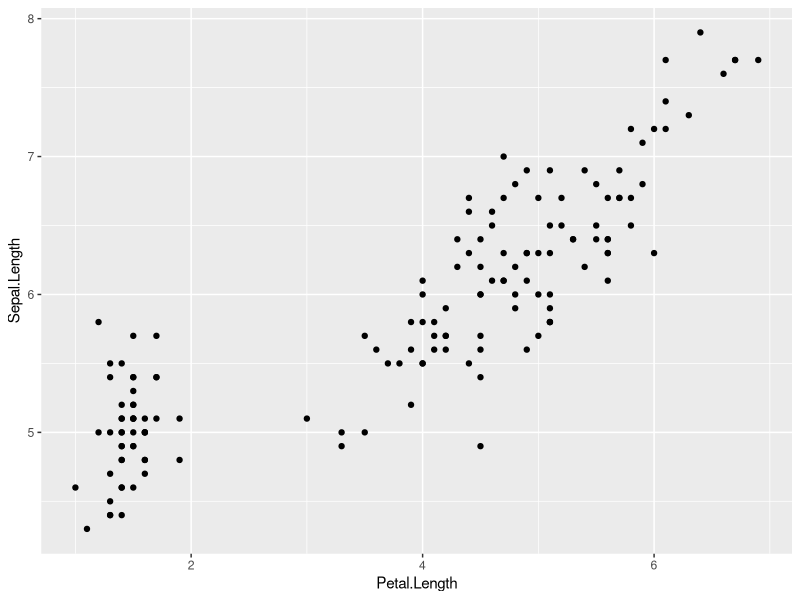
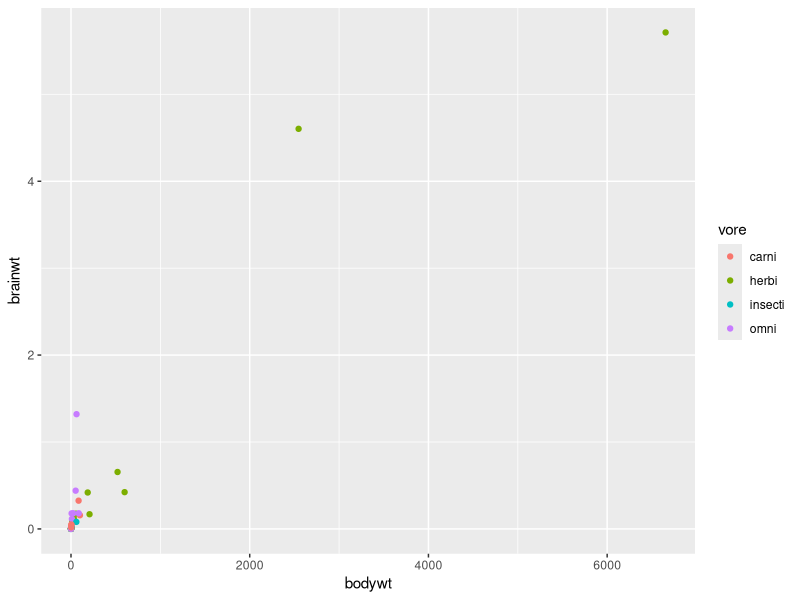

The R source for these figures, in order:
## ---- chunk 1
library(tidyverse)
## ---- chunk 2
Name <- c("Pipit", "Lynx", "Jet")
Breed <- c("Ragamuffin", "American Shorthair", "Egyptian Mau")
Color <- c("Gray", "Lynx-point tabby", "Black")
Personality <- c("Spoiled rotten", "Spoiled rotten", "Spoiled rotten")
cats <- tibble(Name, Breed, Color, Personality)
cats
## ---- chunk 3
cat("This is one line.\nThis is a new line.")
## ---- chunk 4
dat <- "aa111xx\nbb222yy\ncc333zz"
cat(dat)
## ---- chunk 5
read_fwf(dat, fwf_widths(c(2, 3, 2)))
## ---- chunk 6
start_pos <- c(1, 3, 6)
stop_pos <- c(2, 5, 7)
read_fwf(dat, fwf_positions(start_pos, stop_pos))
## ---- chunk 7
widths <- c(2, 3, 2)
names <- c("Var1", "Var2", "Var3")
read_fwf(dat, fwf_widths(widths,
                         col_names = names))
## ---- chunk 8
iris %>% 
  ggplot() +
  geom_point(aes(x = Petal.Length,
                 y = Sepal.Length))
## ---- chunk 9
msleep %>% 
  select(bodywt, brainwt, vore) %>% 
  drop_na() %>% 
  ggplot() +
  geom_point(aes(x = bodywt,
                 y = brainwt,
                 color = vore))
## ---- chunk 10
species <- c("Pasi","Lebi","Csexg","Cunip","Pasi","Lebi","Csexg","Cunip","Pasi","Lebi","Csexg","Cunip")
habitat <- c("sand","sand","sand","sand","brush","brush","brush","brush","woods","woods","woods","woods")
`2012` <- c(0,10,130,0,403,0,0,0,0,106,0,190)
`2013` <- c(0,12,21,0,278,114,0,0,0,160,10,130)
`2014` <- c(0,0,8,1,369,60,0,0,0,10,0,240)

beetles <- tibble(species, habitat, `2012`, `2013`, `2014`)
## ---- chunk 11
beetles 
## ---- chunk 12
beetles_tidy <- beetles %>% 
  pivot_longer(`2012`:`2014`,
               names_to = "year",
               values_to = "abundance")

beetles_tidy
## ---- chunk 13
plot <- c(2,2,2,3,3,3,3,3,1,1,1,1)
sample <- c(3,6,7,1,2,3,7,10,1,3,6,10)
Pasi <- c(1,1,1,0,1,1,0,1,1,1,1,1)
Lebi <- c(0,0,0,1,0,0,0,0,0,0,0,0)
Csexg <- c(0,0,0,0,0,0,0,0,0,0,0,0)
Cunip <- c(0,0,0,0,0,0,0,0,0,0,0,0)
Gale <- c(0,0,0,0,0,0,0,0,0,0,0,0)
beetles2 <- tibble(plot, sample, Pasi, Lebi, Csexg, Cunip, Gale)
## ---- chunk 14
beetles2
## ---- chunk 15
beetles2_tidy <- beetles2 %>% 
  pivot_longer(-c(plot, sample),
               names_to = "species",
               values_to = "abundance")

beetles2_tidy
